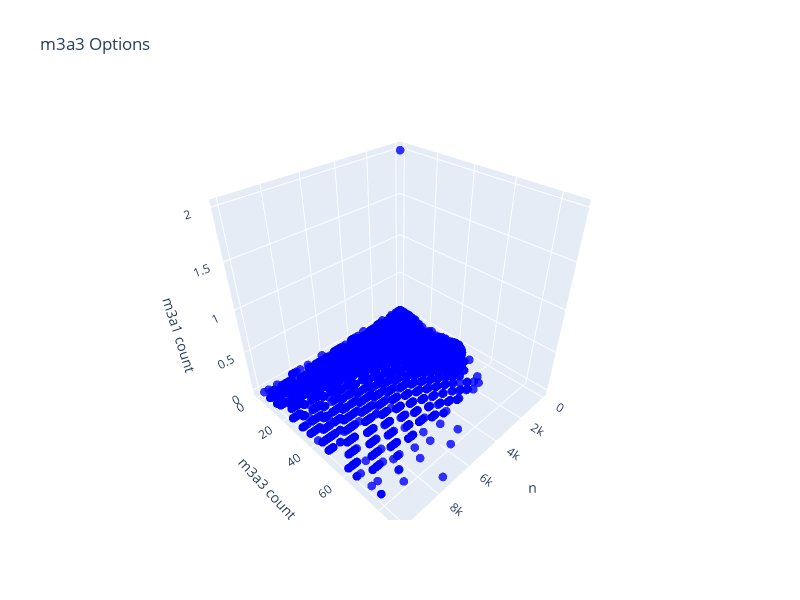

The notebook cell saved with this chart:
### Code cell
m3a3_option = cc.create_m3a3_options();
graphing.graph_options_evaluation(10000, [m3a3_option], point_builder, ['blue'], 'n', 'm3a3 count', 'm3a1 count', title='m3a3 Options')

### Figure 1 — Plotly figure (JSON) as saved in the notebook; plotly's stock layout.template omitted (floating-point values rounded to 4 significant figures; data arrays with more than 128 entries replaced by an {"elided": "..."} marker saying what was removed)
{"data": [{"hoverinfo": "text", "marker": {"color": {"elided": "9997 str values"}, "opacity": 0.8, "size": 3}, "mode": "markers", "text": {"elided": "9997 str values"}, "type": "scatter3d", "x": {"elided": "9997 int values"}, "y": {"elided": "9997 int values"}, "z": {"elided": "9997 int values"}}], "layout": {"height": 600, "scene": {"xaxis": {"title": {"text": "n"}}, "yaxis": {"title": {"text": "m3a3 count"}}, "zaxis": {"title": {"text": "m3a1 count"}}}, "title": {"text": "m3a3 Options"}, "width": 800}}
